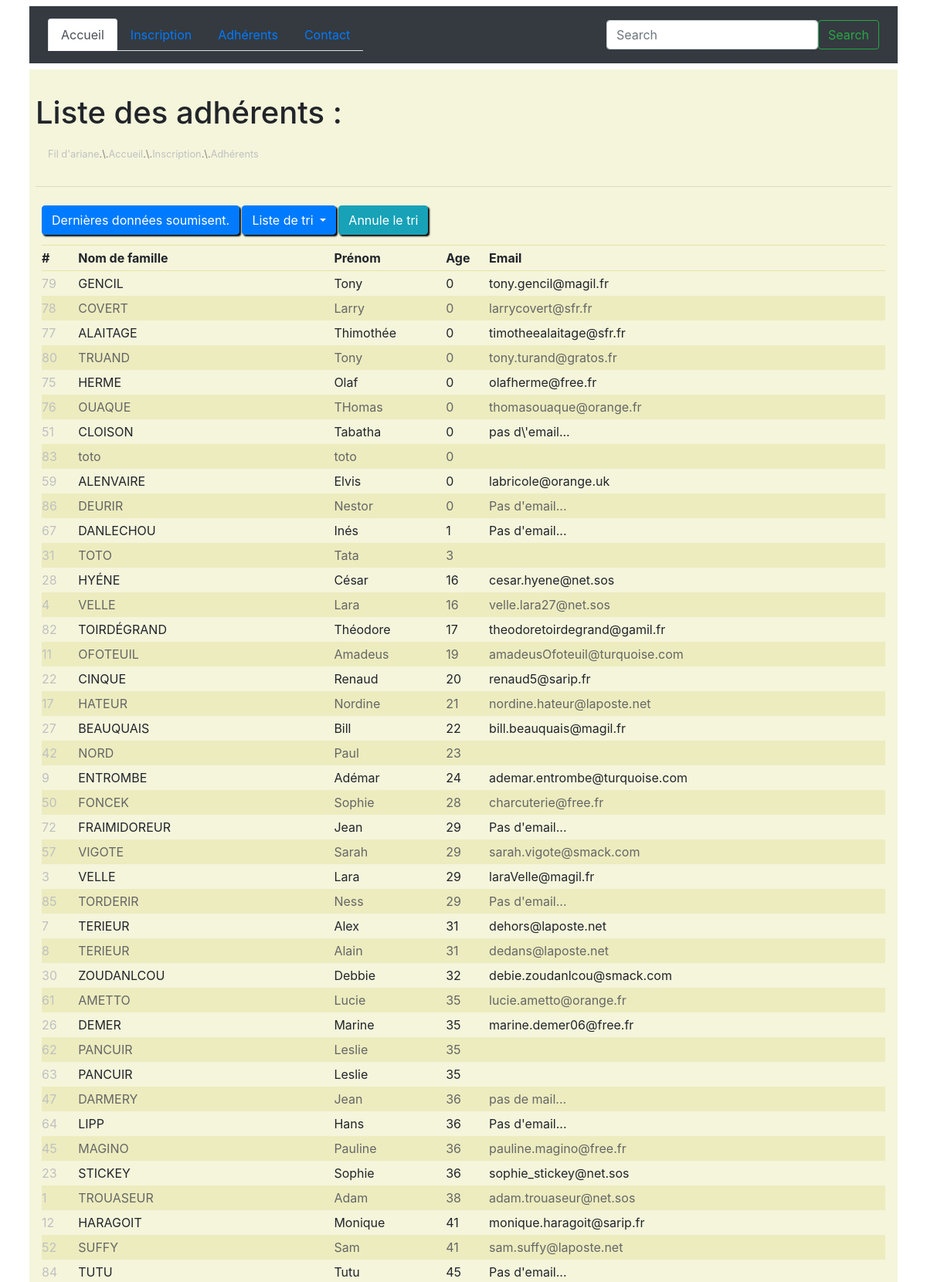
/boot_1.2/php/views/listMembers.php?order=age (upper part), run on the app's committed database.
### tables this page shows
CREATE TABLE `identity` (
  `id` int(4) UNSIGNED NOT NULL,
  `familyname` varchar(50) NOT NULL,
  `firstname` varchar(50) NOT NULL,
  `age` int(3) NOT NULL,
  `email` varchar(100) DEFAULT NULL
);

### boot_1.2/php/Controllers/adherentList_order.php (called while the page is built)
<?php
require __DIR__ . '/../bdd/sqlDataSelectTable.php';
require __DIR__ .'/../bdd/sqlSelectOrderColumn.php';
if(empty($_GET['order'])) {
    $results = selectDataTable($pdo);
} else {
    $order = $_GET['order'];
    $results = selectOrderColumn($pdo, $order);
}

### boot_1.2/php/bdd/sqlSelectOrderColumn.php (called while the page is built, shortened)
<?php
function selectOrderColumn($pdo, $order){
    $orderByColumn = "SELECT * FROM identity ORDER BY $order";
    $pdoStatement = $pdo->query($orderByColumn);
    if($pdoStatement === false){
        echo '<h1 style="color:red;"><strong>Un problème est survenu, merci de rééssayer.</strong></h1>';
    } else {
        $results = $pdoStatement->fetchAll(PDO::FETCH_ASSOC);
    }
    return $results;
}

### boot_1.2/php/views/listMembers.php (the view, shortened to what this page needs)
<?php
    require __DIR__ . '/../models/doctype.php';
    require __DIR__ . '/../models/header_nav.php';
    require __DIR__ . '/../inc/breadcrumb.php';
    require __DIR__ . '/../Controllers/adherentList_order.php';
?>
<main>
    <br>
    <h1>Liste des adhérents :</h1>
     <?php
        require __DIR__ . '/../models/breadcrumb_tpl.php';
    ?>
    <hr>
    <section id="adherentsList">
        <button type="button" class="btn btn-displayDataSubmit btn-primary" data-toggle="modal" data-target="#exampleModal" href="../models/modal.php">
            Dernières données soumisent.
        </button>
        <div id="btn_cta">
            <div class="btn-group" role="group">
                <button id="btnGroupDrop1" type="button" class="btn btn-primary dropdown-toggle" data-toggle="dropdown" aria-haspopup="true" aria-expanded="false">
                Liste de tri
                </button>
                <div id="btn_cta-noSort">
                    <?php if(!empty($_GET['order'])): ?>
                        <a class="btn btn-info btn_cancel" href="listMembers.php">Annule le tri</a>
                    <?php endif; ?>
                </div>
            </div>
        </div>
        <table id="table_list">
            <thead>
                <tr>
                    <th>#</th>
                    <th>Nom de famille</th>
                    <th>Prénom</th>
                    <th class="hidden">Age</th>
                    <th class="hidden">Email</th>
                </tr>
            </thead>
            <tbody>
                <?php foreach($results as $currentRow):?>
                    <tr>
                        <td><?= $currentRow['id']; ?></td>
                        <td title="<?= $currentRow['age'] . ' ans ' . ' / ' . 'email : ' .  $currentRow['email']; ?>"><?= $currentRow['familyname']; ?></td>
                        <td><?= $currentRow['firstname']; ?></td>
                        <td class="hidden"><?= $currentRow['age']; ?></td>
                        <td class="hidden"><?= $currentRow['email']; ?></td>
                    </tr>
                <?php endforeach; ?>
            </tbody>
        </table>
    </section>
</main>
<?php require __DIR__ . '/../models/footer.php'; ?>

### boot_1.2/css/style.css (style rules this page uses)
* { box-sizing: border-box; margin: 0; padding: 0; }
header, main { padding: 0.5em; }
header, main { margin-bottom: 0.5em; }
main, main nav .breadcrumb { background-color: beige; }
main section { text-align: justify; }
main section#adherentsList { display: flex; flex-wrap: wrap; padding: 0.5em; }
main section#adherentsList .btn-displayDataSubmit { margin-bottom: 0.8em; }
main section#adherentsList div#btn_cta button#btnGroupDrop1 { margin: 0 0.2em 0 0.2em; }
main section#adherentsList div#btn_cta div .dropdown-menu, main section#adherentsList .btn-displayDataSubmit, main section#adherentsList div#btn_cta button#btnGroupDrop1, main section#adherentsList div#btn_cta .btn_cancel { box-shadow: 2px 2px 2px black; }
main section#adherentsList .btn-displayDataSubmit, main section#adherentsList div#btn_cta button#btnGroupDrop1 { outline: 0; }
main section#adherentsList table#table_list { flex-direction: column; width: 100%; }
main section#adherentsList table#table_list th:first-child { padding-right: 1em; }
main section#adherentsList table#table_list tbody tr td:first-child { color:silver; }
main section#adherentsList table#table_list thead { border-bottom: 1px solid rgb(228, 228, 163); border-top: 1px solid rgb(228, 228, 163); }
main section#adherentsList table#table_list tr { line-height: 2em; }
main section#adherentsList table#table_list tr:nth-child(2n) { background-color: rgba(228, 228, 163, 0.5); color: #666; }

### data on the page
identity: id "79", familyname "GENCIL", firstname "Tony", age "0", email "tony.gencil@magil.fr"
identity: id "78", familyname "COVERT", firstname "Larry", age "0", email "larrycovert@sfr.fr"
identity: id "77", familyname "ALAITAGE", firstname "Thimothée", age "0", email "timotheealaitage@sfr.fr"
identity: id "80", familyname "TRUAND", firstname "Tony", age "0", email "tony.turand@gratos.fr"
identity: id "75", familyname "HERME", firstname "Olaf", age "0", email "olafherme@free.fr"
identity: id "76", familyname "OUAQUE", firstname "THomas", age "0", email "thomasouaque@orange.fr"
identity: id "51", familyname "CLOISON", firstname "Tabatha", age "0", email "pas d\\'email..."
identity: id "83", familyname "toto", firstname "toto", age "0"
identity: id "59", familyname "ALENVAIRE", firstname "Elvis", age "0", email "labricole@orange.uk"
identity: id "86", familyname "DEURIR", firstname "Nestor", age "0", email "Pas d'email..."
identity: id "67", familyname "DANLECHOU", firstname "Inés", age "1", email "Pas d'email..."
identity: id "31", familyname "TOTO", firstname "Tata", age "3"
identity: id "28", familyname "HYÉNE", firstname "César", age "16", email "cesar.hyene@net.sos"
identity: id "4", familyname "VELLE", firstname "Lara", age "16", email "velle.lara27@net.sos"
identity: id "82", familyname "TOIRDÉGRAND", firstname "Théodore", age "17", email "theodoretoirdegrand@gamil.fr"
identity: id "11", familyname "OFOTEUIL", firstname "Amadeus", age "19", email "amadeusOfoteuil@turquoise.com"
identity: id "22", familyname "CINQUE", firstname "Renaud", age "20", email "renaud5@sarip.fr"
identity: id "17", familyname "HATEUR", firstname "Nordine", age "21", email "nordine.hateur@laposte.net"
identity: id "27", familyname "BEAUQUAIS", firstname "Bill", age "22", email "bill.beauquais@magil.fr"
identity: id "42", familyname "NORD", firstname "Paul", age "23"
identity: id "9", familyname "ENTROMBE", firstname "Adémar", age "24", email "ademar.entrombe@turquoise.com"
identity: id "50", familyname "FONCEK", firstname "Sophie", age "28", email "charcuterie@free.fr"
identity: id "72", familyname "FRAIMIDOREUR", firstname "Jean", age "29", email "Pas d'email..."
identity: id "57", familyname "VIGOTE", firstname "Sarah", age "29", email "sarah.vigote@smack.com"
identity: id "3", familyname "VELLE", firstname "Lara", age "29", email "laraVelle@magil.fr"
identity: id "85", familyname "TORDERIR", firstname "Ness", age "29", email "Pas d'email..."
identity: id "7", familyname "TERIEUR", firstname "Alex", age "31", email "dehors@laposte.net"
identity: id "8", familyname "TERIEUR", firstname "Alain", age "31", email "dedans@laposte.net"
identity: id "30", familyname "ZOUDANLCOU", firstname "Debbie", age "32", email "debie.zoudanlcou@smack.com"
identity: id "61", familyname "AMETTO", firstname "Lucie", age "35", email "lucie.ametto@orange.fr"
identity: id "26", familyname "DEMER", firstname "Marine", age "35", email "marine.demer06@free.fr"
identity: id "62", familyname "PANCUIR", firstname "Leslie", age "35"
identity: id "63", familyname "PANCUIR", firstname "Leslie", age "35"
identity: id "47", familyname "DARMERY", firstname "Jean", age "36", email "pas de mail..."
identity: id "64", familyname "LIPP", firstname "Hans", age "36", email "Pas d'email..."
identity: id "45", familyname "MAGINO", firstname "Pauline", age "36", email "pauline.magino@free.fr"
identity: id "23", familyname "STICKEY", firstname "Sophie", age "36", email "sophie_stickey@net.sos"
identity: id "1", familyname "TROUASEUR", firstname "Adam", age "38", email "adam.trouaseur@net.sos"
identity: id "12", familyname "HARAGOIT", firstname "Monique", age "41", email "monique.haragoit@sarip.fr"
identity: id "52", familyname "SUFFY", firstname "Sam", age "41", email "sam.suffy@laposte.net"
identity: id "84", familyname "TUTU", firstname "Tutu", age "45", email "Pas d'email..."

### other printed values
NOM_SITE "Fil d'ariane"
$lien "Accueil"
$lien "Inscription"
$lien "Adhérents"
